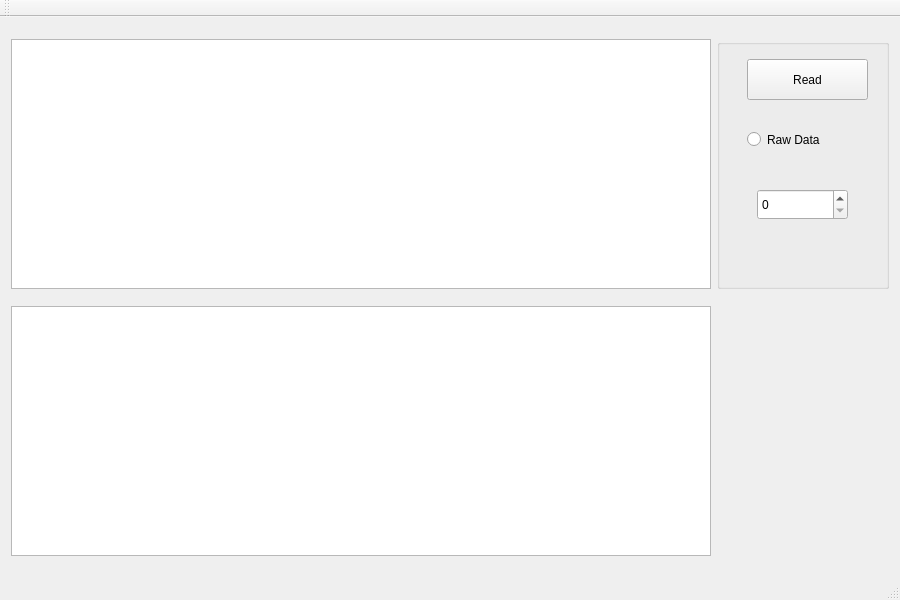
<?xml version="1.0" encoding="UTF-8"?>
<ui version="4.0">
 <class>MainWindow</class>
 <widget class="QMainWindow" name="MainWindow">
  <property name="geometry">
   <rect>
    <x>0</x>
    <y>0</y>
    <width>900</width>
    <height>600</height>
   </rect>
  </property>
  <property name="minimumSize">
   <size>
    <width>900</width>
    <height>600</height>
   </size>
  </property>
  <property name="maximumSize">
   <size>
    <width>900</width>
    <height>649</height>
   </size>
  </property>
  <property name="windowTitle">
   <string>MainWindow</string>
  </property>
  <widget class="QWidget" name="centralWidget">
   <layout class="QFormLayout" name="formLayout">
    <property name="fieldGrowthPolicy">
     <enum>QFormLayout::AllNonFixedFieldsGrow</enum>
    </property>
    <item row="1" column="0">
     <widget class="QGraphicsView" name="plotq2">
      <property name="minimumSize">
       <size>
        <width>700</width>
        <height>250</height>
       </size>
      </property>
      <property name="maximumSize">
       <size>
        <width>700</width>
        <height>250</height>
       </size>
      </property>
     </widget>
    </item>
    <item row="2" column="0">
     <widget class="QGraphicsView" name="plotq1">
      <property name="minimumSize">
       <size>
        <width>700</width>
        <height>250</height>
       </size>
      </property>
      <property name="maximumSize">
       <size>
        <width>700</width>
        <height>250</height>
       </size>
      </property>
     </widget>
    </item>
    <item row="1" column="1">
     <widget class="QGroupBox" name="groupBox">
      <property name="title">
       <string/>
      </property>
      <widget class="QPushButton" name="read_Button">
       <property name="geometry">
        <rect>
         <x>30</x>
         <y>20</y>
         <width>121</width>
         <height>41</height>
        </rect>
       </property>
       <property name="text">
        <string>Read</string>
       </property>
      </widget>
      <widget class="QRadioButton" name="dataTypeButton">
       <property name="geometry">
        <rect>
         <x>30</x>
         <y>80</y>
         <width>131</width>
         <height>41</height>
        </rect>
       </property>
       <property name="text">
        <string>Raw Data</string>
       </property>
      </widget>
      <widget class="QSpinBox" name="choiceButton">
       <property name="geometry">
        <rect>
         <x>40</x>
         <y>150</y>
         <width>91</width>
         <height>31</height>
        </rect>
       </property>
       <property name="maximum">
        <number>2</number>
       </property>
      </widget>
     </widget>
    </item>
   </layout>
  </widget>
  <widget class="QMenuBar" name="menuBar">
   <property name="geometry">
    <rect>
     <x>0</x>
     <y>0</y>
     <width>900</width>
     <height>21</height>
    </rect>
   </property>
  </widget>
  <widget class="QToolBar" name="mainToolBar">
   <attribute name="toolBarArea">
    <enum>TopToolBarArea</enum>
   </attribute>
   <attribute name="toolBarBreak">
    <bool>false</bool>
   </attribute>
  </widget>
  <widget class="QStatusBar" name="statusBar"/>
 </widget>
 <layoutdefault spacing="6" margin="11"/>
 <resources/>
 <connections>
  <connection>
   <sender>read_Button</sender>
   <signal>clicked()</signal>
   <receiver>plotq2</receiver>
   <slot>show()</slot>
   <hints>
    <hint type="sourcelabel">
     <x>745</x>
     <y>97</y>
    </hint>
    <hint type="destinationlabel">
     <x>702</x>
     <y>105</y>
    </hint>
   </hints>
  </connection>
 </connections>
</ui>
